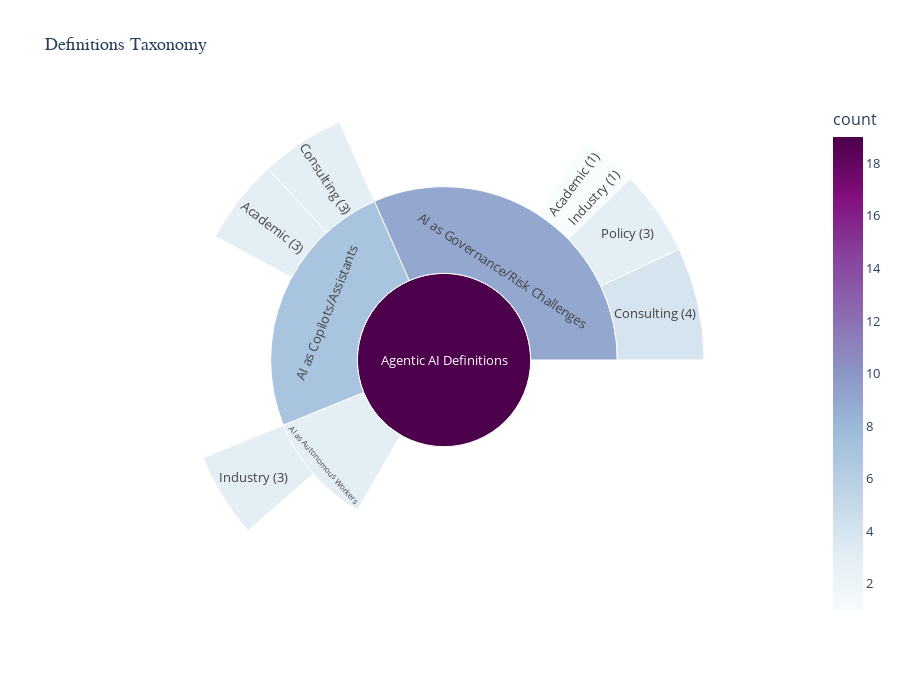

Notebook cell for this chart:
### Markdown cell above
### Sunburst Chart

### Code cell
# Create sunburst chart
fig = px.sunburst(
    df_treemap,
    names='category',
    parents='parent',
    values='count',
    title='Definitions Taxonomy',
    color='count',
    color_continuous_scale='BuPu' ## Viridis
)

fig.update_layout(
    font=dict(size=13),
    title_font=dict(size=18, family='Arial Black'),
    height=700
)

fig.write_html(TAXONOMY_DIR / 'taxonomy_sunburst.html')
fig.show()

print(f"💾 Sunburst saved to: {TAXONOMY_DIR / 'taxonomy_sunburst.html'}")

### Figure 1 — Plotly figure (JSON) as saved in the notebook; plotly's stock layout.template omitted (floating-point values rounded to 4 significant figures)
{"data": [{"domain": {"x": [0, 1], "y": [0, 1]}, "hovertemplate": "category=%{label}<br>count=%{color}<br>parent=%{parent}<extra></extra>", "labels": ["Agentic AI Definitions", "AI as Copilots/Assistants", "Consulting (3)", "Industry (1)", "Academic (3)", "AI as Autonomous Workers", "Industry (3)", "AI as Governance/Risk Challenges", "Consulting (4)", "Industry (1)", "Academic (1)", "Policy (3)"], "marker": {"coloraxis": "coloraxis", "colors": [19, 7, 3, 1, 3, 3, 3, 9, 4, 1, 1, 3]}, "name": "", "parents": ["", "Agentic AI Definitions", "AI as Copilots/Assistants", "AI as Copilots/Assistants", "AI as Copilots/Assistants", "Agentic AI Definitions", "AI as Autonomous Workers", "Agentic AI Definitions", "AI as Governance/Risk Challenges", "AI as Governance/Risk Challenges", "AI as Governance/Risk Challenges", "AI as Governance/Risk Challenges"], "type": "sunburst", "values": [19, 7, 3, 1, 3, 3, 3, 9, 4, 1, 1, 3]}], "layout": {"coloraxis": {"colorbar": {"title": {"text": "count"}}, "colorscale": [[0, "rgb(247,252,253)"], [0.125, "rgb(224,236,244)"], [0.25, "rgb(191,211,230)"], [0.375, "rgb(158,188,218)"], [0.5, "rgb(140,150,198)"], [0.625, "rgb(140,107,177)"], [0.75, "rgb(136,65,157)"], [0.875, "rgb(129,15,124)"], [1, "rgb(77,0,75)"]]}, "font": {"size": 13}, "height": 700, "legend": {"tracegroupgap": 0}, "title": {"font": {"family": "Arial Black", "size": 18}, "text": "Definitions Taxonomy"}}}
